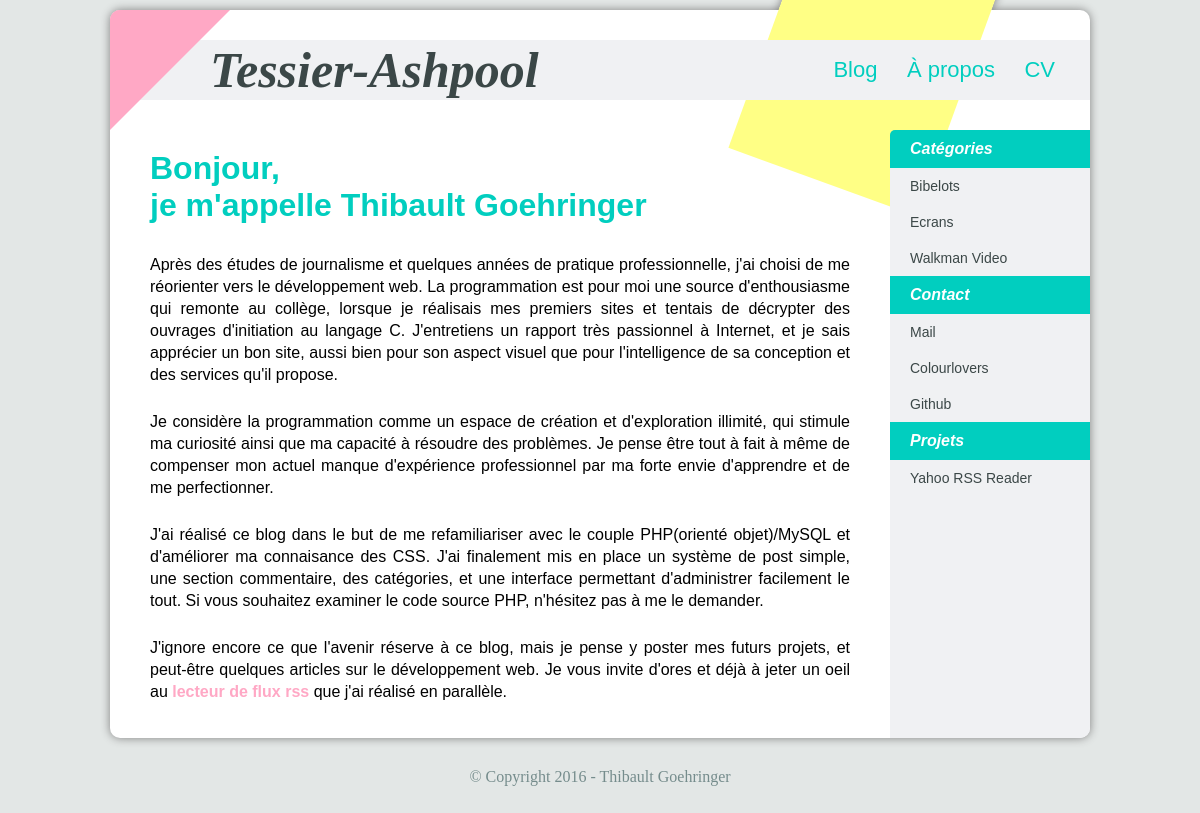
Page /about.php on the committed database.
### tables this page shows
CREATE TABLE IF NOT EXISTS `categories` (
  `id` int(11) NOT NULL AUTO_INCREMENT,
  `name` text NOT NULL,
  PRIMARY KEY (`id`)
);

### includes/db.php (called while the page is built, shortened)
<?php
class db
{
    private $connection;
    public function __construct($dns, $user, $password)
    {
        try
        {
            $this->connection = new PDO($dns, $user, $password);
            $this->connection->setAttribute(PDO::ATTR_ERRMODE, PDO::ERRMODE_EXCEPTION);
        }
        catch (PDOException $exception)
        {
            echo 'Connection à la BDD impossible : '. $exception->getMessage(). '. ';
            exit ('Arrêt du script.');
        }
    }
    public function getCategory($id)
    {
        try
        {
            if ($id === 0)
            {
            $request = $this->connection->prepare('SELECT id, name FROM categories ORDER BY name ASC');
            }
        else
            {
            $request = $this->connection->prepare('SELECT id, name FROM categories WHERE id = :id');
            $request->bindParam(':id', $id);
            }
        $request->execute();
        return $request->fetchAll(PDO::FETCH_ASSOC);
        }
        catch (PDOException $exception)
        {
            echo 'L1 Problème dans l\'exécution de la requête : '. $exception->getMessage(). '. ';
        }
    }
}
?>

### includes/foot.php (the view, shortened to what this page needs)
    </div>
        <nav id="menu">
                <?php
                $categoriesList = $db->getCategory(0);
                if (! empty($categoriesList))
                {
                        echo '
                        <h1>Catégories</h1>
                        <ul>';
                        foreach ($categoriesList as $category)
                        {
                                echo '
                                <li><a href="index.php?c='. $category['id']. '">'. $category['name']. '</a></li>';
                        }
                        echo '
                        </ul>';
                }
                ?>
                <h1>Contact</h1>
                <ul>
                        <li><a href="mailto:tgoehringer@gmail.com">Mail</a></li>
                        <li><a href="http://www.colourlovers.com/lover/beurkinger">Colourlovers</a></li>
                        <li><a href="https://github.com/beurkinger">Github</a></li>
                </ul>
                 <h1>Projets</h1>
                <ul>
                        <li><a href="./Yahoo/">Yahoo RSS Reader</a></li>
                </ul>
        </nav>
</div>
</div>
<div id="footer">© Copyright  <?php echo date('Y') ; ?> - Thibault Goehringer</div>
</body>

### css/style.css (style rules this page uses)
* { margin: 0px; padding: 0px; border: 0px; -ms-box-sizing: border-box; -moz-box-sizing: border-box; -webkit-box-sizing: border-box; -webkit-hyphens: auto; -moz-hyphens: auto; -ms-hyphens: auto; -o-hyphens: auto; hyphens: auto; word-wrap : break-word; }
body { background: #e3e7e6; padding: 10px 10px 0 10px; }
a { text-decoration : none; }
li { list-style-type: none; }
#menu { z-index: 20; display: table-cell; position: relative; height:100%; width: 200px; padding: 0 0 20px 0; background: #f0f1f3; border-top-left-radius: 10px; border-bottom-right-radius: 10px; font-family: Arial, Helvetica, Verdana, sans-serif; vertical-align: top; }
#menu h1 { background : #01cebf; color:white; font-size: 16px; padding: 10px 20px 10px 20px; font-style: oblique; }
#menu > h1:first-child { border-top-left-radius: 5px; }
#menu a { color: #3b4747; display: block; padding: 10px 20px 10px 20px; font-size: 14px; background: #f0f1f3; }
#footer { max-height: 99999px; width: 100%; color: #758C8C; padding: 30px; text-align: center; font-size: 16px; font-family: Georgia, Times New Roman; }

### rows in the picture
categories: name "Bibelots"
categories: name "Ecrans"
categories: name "Walkman Video"
